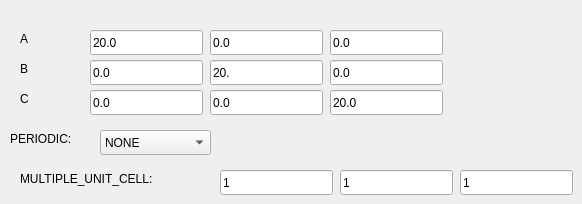
          <widget class="QWidget" name="tab_16">
           <attribute name="title">
            <string>CELL</string>
           </attribute>
           <widget class="QLabel" name="label_20">
            <property name="geometry">
             <rect>
              <x>20</x>
              <y>30</y>
              <width>54</width>
              <height>17</height>
             </rect>
            </property>
            <property name="text">
             <string>A</string>
            </property>
           </widget>
           <widget class="QLineEdit" name="lineEdit_8">
            <property name="geometry">
             <rect>
              <x>90</x>
              <y>30</y>
              <width>113</width>
              <height>25</height>
             </rect>
            </property>
            <property name="text">
             <string>20.0</string>
            </property>
           </widget>
           <widget class="QLineEdit" name="lineEdit_9">
            <property name="geometry">
             <rect>
              <x>210</x>
              <y>30</y>
              <width>113</width>
              <height>25</height>
             </rect>
            </property>
            <property name="text">
             <string>0.0</string>
            </property>
           </widget>
           <widget class="QLineEdit" name="lineEdit_10">
            <property name="geometry">
             <rect>
              <x>330</x>
              <y>30</y>
              <width>113</width>
              <height>25</height>
             </rect>
            </property>
            <property name="text">
             <string>0.0</string>
            </property>
           </widget>
           <widget class="QLabel" name="label_21">
            <property name="geometry">
             <rect>
              <x>20</x>
              <y>60</y>
              <width>54</width>
              <height>17</height>
             </rect>
            </property>
            <property name="text">
             <string>B</string>
            </property>
           </widget>
           <widget class="QLineEdit" name="lineEdit_11">
            <property name="geometry">
             <rect>
              <x>210</x>
              <y>60</y>
              <width>113</width>
              <height>25</height>
             </rect>
            </property>
            <property name="text">
             <string>20.</string>
            </property>
           </widget>
           <widget class="QLineEdit" name="lineEdit_12">
            <property name="geometry">
             <rect>
              <x>90</x>
              <y>60</y>
              <width>113</width>
              <height>25</height>
             </rect>
            </property>
            <property name="text">
             <string>0.0</string>
            </property>
           </widget>
           <widget class="QLineEdit" name="lineEdit_13">
            <property name="geometry">
             <rect>
              <x>330</x>
              <y>60</y>
              <width>113</width>
              <height>25</height>
             </rect>
            </property>
            <property name="text">
             <string>0.0</string>
            </property>
           </widget>
           <widget class="QLabel" name="label_22">
            <property name="geometry">
             <rect>
              <x>20</x>
              <y>90</y>
              <width>54</width>
              <height>17</height>
             </rect>
            </property>
            <property name="text">
             <string>C</string>
            </property>
           </widget>
           <widget class="QLineEdit" name="lineEdit_14">
            <property name="geometry">
             <rect>
              <x>210</x>
              <y>90</y>
              <width>113</width>
              <height>25</height>
             </rect>
            </property>
            <property name="text">
             <string>0.0</string>
            </property>
           </widget>
           <widget class="QLineEdit" name="lineEdit_15">
            <property name="geometry">
             <rect>
              <x>90</x>
              <y>90</y>
              <width>113</width>
              <height>25</height>
             </rect>
            </property>
            <property name="text">
             <string>0.0</string>
            </property>
           </widget>
           <widget class="QLineEdit" name="lineEdit_16">
            <property name="geometry">
             <rect>
              <x>330</x>
              <y>90</y>
              <width>113</width>
              <height>25</height>
             </rect>
            </property>
            <property name="text">
             <string>20.0</string>
            </property>
           </widget>
           <widget class="QComboBox" name="comboBox_9">
            <property name="geometry">
             <rect>
              <x>100</x>
              <y>130</y>
              <width>111</width>
              <height>25</height>
             </rect>
            </property>
            <item>
             <property name="text">
              <string>NONE</string>
             </property>
            </item>
            <item>
             <property name="text">
              <string>X</string>
             </property>
            </item>
            <item>
             <property name="text">
              <string>Y</string>
             </property>
            </item>
            <item>
             <property name="text">
              <string>Z</string>
             </property>
            </item>
            <item>
             <property name="text">
              <string>XY</string>
             </property>
            </item>
            <item>
             <property name="text">
              <string>XZ</string>
             </property>
            </item>
            <item>
             <property name="text">
              <string>YZ</string>
             </property>
            </item>
            <item>
             <property name="text">
              <string>XYZ</string>
             </property>
            </item>
           </widget>
           <widget class="QLabel" name="label_23">
            <property name="geometry">
             <rect>
              <x>10</x>
              <y>130</y>
              <width>71</width>
              <height>17</height>
             </rect>
            </property>
            <property name="text">
             <string>PERIODIC:</string>
            </property>
           </widget>
           <widget class="QLineEdit" name="lineEdit_17">
            <property name="geometry">
             <rect>
              <x>340</x>
              <y>170</y>
              <width>113</width>
              <height>25</height>
             </rect>
            </property>
            <property name="text">
             <string>1</string>
            </property>
           </widget>
           <widget class="QLineEdit" name="lineEdit_18">
            <property name="geometry">
             <rect>
              <x>220</x>
              <y>170</y>
              <width>113</width>
              <height>25</height>
             </rect>
            </property>
            <property name="text">
             <string>1</string>
            </property>
           </widget>
           <widget class="QLabel" name="label_24">
            <property name="geometry">
             <rect>
              <x>20</x>
              <y>170</y>
              <width>191</width>
              <height>17</height>
             </rect>
            </property>
            <property name="text">
             <string>MULTIPLE_UNIT_CELL:</string>
            </property>
           </widget>
           <widget class="QLineEdit" name="lineEdit_19">
            <property name="geometry">
             <rect>
              <x>460</x>
              <y>170</y>
              <width>113</width>
              <height>25</height>
             </rect>
            </property>
            <property name="text">
             <string>1</string>
            </property>
           </widget>
          </widget>
